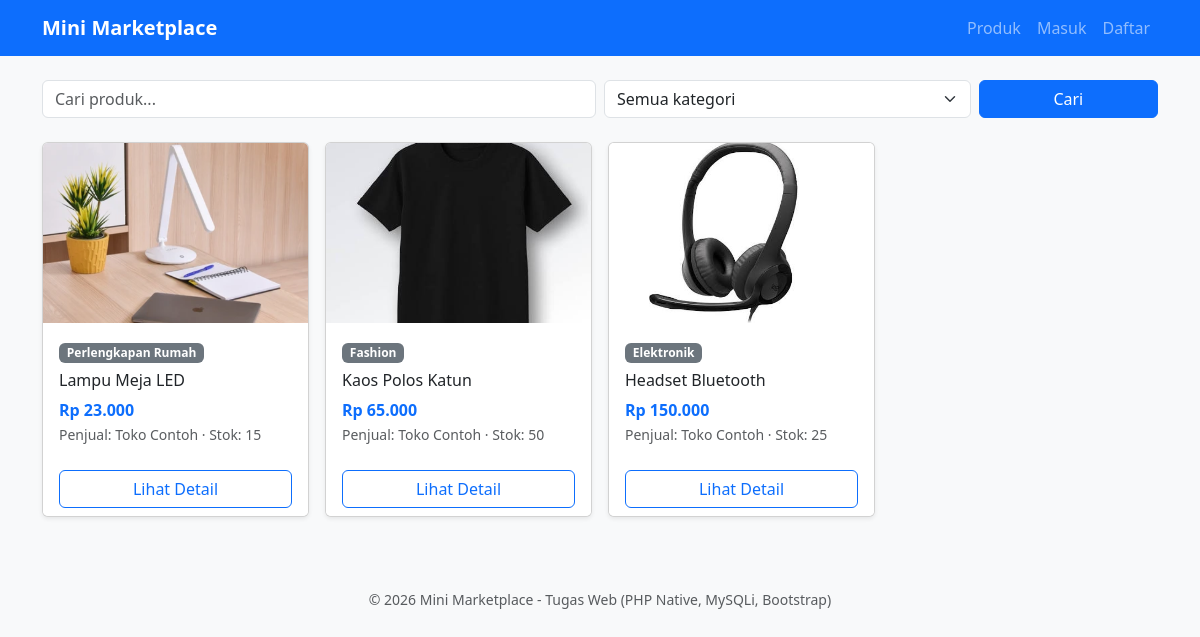
The page / on the database its author committed.
### tables this page shows
CREATE TABLE `produk` (
  `id_produk` int(11) NOT NULL,
  `id_penjual` int(11) NOT NULL,
  `id_kategori` int(11) NOT NULL,
  `nama_produk` varchar(150) NOT NULL,
  `deskripsi` text DEFAULT NULL,
  `harga` decimal(12,2) NOT NULL,
  `stok` int(11) NOT NULL DEFAULT 0,
  `gambar` varchar(100) DEFAULT NULL,
  `status` enum('aktif','nonaktif') NOT NULL DEFAULT 'aktif',
  `created_at` timestamp NULL DEFAULT current_timestamp()
);

CREATE TABLE `kategori` (
  `id_kategori` int(11) NOT NULL,
  `nama_kategori` varchar(80) NOT NULL
);

CREATE TABLE `pengguna` (
  `id_pengguna` int(11) NOT NULL,
  `nama` varchar(100) NOT NULL,
  `email` varchar(100) NOT NULL,
  `password` varchar(255) NOT NULL,
  `role` enum('penjual','pembeli') NOT NULL DEFAULT 'pembeli',
  `no_hp` varchar(20) DEFAULT NULL,
  `alamat` text DEFAULT NULL,
  `created_at` timestamp NULL DEFAULT current_timestamp()
);

### config/koneksi.php (called while the page is built, shortened)
<?php
$cfg = require __DIR__ . '/config.php';

### includes/functions.php (called while the page is built, shortened)
<?php
function e($s) { return htmlspecialchars((string)$s, ENT_QUOTES, 'UTF-8'); }
function rupiah($n) { return 'Rp ' . number_format((float)$n, 0, ',', '.'); }
function base() { global $cfg; return rtrim($cfg['base_url'] ?? '', '/'); }
function login_user() { return $_SESSION['user'] ?? null; }
function gambar_url($f) {
    return $f ? base() . '/uploads/' . e($f) : 'https://placehold.co/400x300?text=Tanpa+Gambar';
}

### index.php (the view, shortened to what this page needs)
<?php
require __DIR__ . '/includes/init.php';
$q = trim($_GET['q'] ?? ''); $kat = (int)($_GET['kategori'] ?? 0);
$sql = "SELECT p.*, k.nama_kategori, u.nama AS penjual FROM produk p
        JOIN kategori k ON k.id_kategori=p.id_kategori
        JOIN pengguna u ON u.id_pengguna=p.id_penjual WHERE p.status='aktif'";
$sql .= ' ORDER BY p.created_at DESC, p.id_produk DESC';
$st = $db->prepare($sql);
$st->execute(); $produk = $st->get_result();
include __DIR__ . '/includes/header.php';
?>
<form class="row g-2 mb-4" method="get">
  <div class="col-md-6"><input class="form-control" name="q" placeholder="Cari produk..." value="<?= e($q) ?>"></div>
  <div class="col-md-4">
    <select class="form-select" name="kategori">
      <option value="0">Semua kategori</option>
    </select>
  </div>
  <div class="col-md-2 d-grid"><button class="btn btn-primary">Cari</button></div>
</form>
<div class="row row-cols-1 row-cols-sm-2 row-cols-lg-4 g-3">
<?php if ($produk->num_rows === 0): ?>
  <div class="col-12"><div class="alert alert-info">Produk tidak ditemukan.</div></div>
<?php endif; while ($p = $produk->fetch_assoc()): ?>
  <div class="col"><div class="card h-100 shadow-sm">
    <img src="<?= gambar_url($p['gambar']) ?>" class="card-img-top" style="height:180px;object-fit:cover" alt="">
    <div class="card-body">
      <span class="badge text-bg-secondary mb-2"><?= e($p['nama_kategori']) ?></span>
      <h6 class="card-title"><?= e($p['nama_produk']) ?></h6>
      <div class="fw-bold text-primary"><?= rupiah($p['harga']) ?></div>
      <small class="text-muted">Penjual: <?= e($p['penjual']) ?> &middot; Stok: <?= (int)$p['stok'] ?></small>
    </div>
    <div class="card-footer bg-white border-0"><a class="btn btn-outline-primary w-100" href="produk.php?id=<?= $p['id_produk'] ?>">Lihat Detail</a></div>
  </div></div>
<?php endwhile; ?>
</div>
<?php include __DIR__ . '/includes/footer.php'; ?>

### includes/header.php (shortened to what this page needs)
<?php $u = login_user(); $judul = $judul ?? 'Marketplace'; ?>
<!DOCTYPE html>
<html lang="id">
<head>
<link href="https://cdn.jsdelivr.net/npm/bootstrap@5.3.3/dist/css/bootstrap.min.css" rel="stylesheet">
</head>
<body class="bg-light">
<nav class="navbar navbar-expand-lg navbar-dark bg-primary mb-4">
 <div class="container">
  <a class="navbar-brand fw-bold" href="<?= base() ?>/index.php">Mini Marketplace</a>
  <div class="collapse navbar-collapse" id="nv">
   <ul class="navbar-nav ms-auto align-items-lg-center">
    <li class="nav-item"><a class="nav-link" href="<?= base() ?>/index.php">Produk</a></li>
    <?php if ($u): ?>
      <li class="nav-item"><span class="nav-link text-white-50"><?= e($u['nama']) ?> (<?= e($u['role']) ?>)</span></li>
      <li class="nav-item"><a class="nav-link" href="<?= base() ?>/logout.php">Keluar</a></li>
    <?php else: ?>
      <li class="nav-item"><a class="nav-link" href="<?= base() ?>/login.php">Masuk</a></li>
      <li class="nav-item"><a class="nav-link" href="<?= base() ?>/register.php">Daftar</a></li>
    <?php endif; ?>
   </ul>
  </div>
 </div>
</nav>
<main class="container">

### includes/footer.php (shortened to what this page needs)
</main>
<footer class="text-center text-muted small py-4 mt-5">&copy; <?= date('Y') ?> Mini Marketplace - Tugas Web (PHP Native, MySQLi, Bootstrap)</footer>
</body></html>

### rows shown on the page
produk: gambar (picture), id_kategori.nama_kategori "Perlengkapan Rumah", nama_produk "Lampu Meja LED", harga "Rp 23.000", id_penjual.nama "Toko Contoh", stok "15"
produk: gambar (picture), id_kategori.nama_kategori "Fashion", nama_produk "Kaos Polos Katun", harga "Rp 65.000", id_penjual.nama "Toko Contoh", stok "50"
produk: gambar (picture), id_kategori.nama_kategori "Elektronik", nama_produk "Headset Bluetooth", harga "Rp 150.000", id_penjual.nama "Toko Contoh", stok "25"
